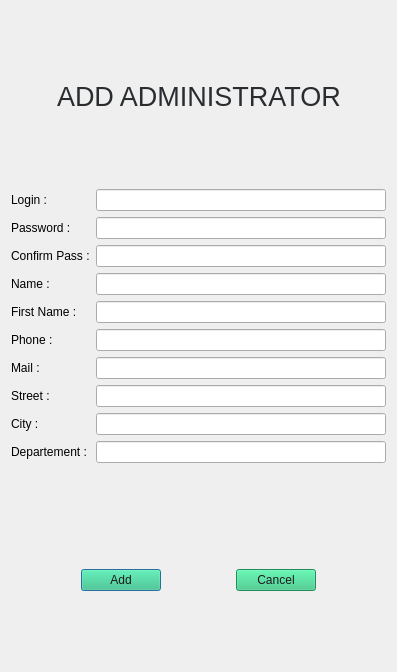
<?xml version="1.0" encoding="UTF-8"?>
<ui version="4.0">
 <class>DialogAddAdmin</class>
 <widget class="QDialog" name="DialogAddAdmin">
  <property name="geometry">
   <rect>
    <x>0</x>
    <y>0</y>
    <width>397</width>
    <height>672</height>
   </rect>
  </property>
  <property name="windowTitle">
   <string>Add Administrator</string>
  </property>
  <layout class="QVBoxLayout" name="verticalLayout">
   <item>
    <spacer name="verticalSpacer_4">
     <property name="orientation">
      <enum>Qt::Vertical</enum>
     </property>
     <property name="sizeHint" stdset="0">
      <size>
       <width>20</width>
       <height>53</height>
      </size>
     </property>
    </spacer>
   </item>
   <item>
    <layout class="QHBoxLayout" name="horizontalLayout">
     <item>
      <spacer name="horizontalSpacer_2">
       <property name="orientation">
        <enum>Qt::Horizontal</enum>
       </property>
       <property name="sizeHint" stdset="0">
        <size>
         <width>40</width>
         <height>20</height>
        </size>
       </property>
      </spacer>
     </item>
     <item>
      <widget class="QLabel" name="labelConnexion">
       <property name="font">
        <font>
         <pointsize>20</pointsize>
        </font>
       </property>
       <property name="toolTip">
        <string/>
       </property>
       <property name="styleSheet">
        <string notr="true">color: rgb(41, 45, 48);</string>
       </property>
       <property name="text">
        <string>ADD ADMINISTRATOR</string>
       </property>
      </widget>
     </item>
     <item>
      <spacer name="horizontalSpacer">
       <property name="orientation">
        <enum>Qt::Horizontal</enum>
       </property>
       <property name="sizeHint" stdset="0">
        <size>
         <width>40</width>
         <height>20</height>
        </size>
       </property>
      </spacer>
     </item>
    </layout>
   </item>
   <item>
    <spacer name="verticalSpacer">
     <property name="orientation">
      <enum>Qt::Vertical</enum>
     </property>
     <property name="sizeHint" stdset="0">
      <size>
       <width>20</width>
       <height>60</height>
      </size>
     </property>
    </spacer>
   </item>
   <item>
    <layout class="QFormLayout" name="formLayout">
     <item row="0" column="0">
      <widget class="QLabel" name="label">
       <property name="text">
        <string>Login :</string>
       </property>
      </widget>
     </item>
     <item row="3" column="0">
      <widget class="QLabel" name="label_2">
       <property name="text">
        <string>Name :</string>
       </property>
      </widget>
     </item>
     <item row="4" column="0">
      <widget class="QLabel" name="label_3">
       <property name="text">
        <string>First Name : </string>
       </property>
      </widget>
     </item>
     <item row="5" column="0">
      <widget class="QLabel" name="label_4">
       <property name="text">
        <string>Phone :</string>
       </property>
      </widget>
     </item>
     <item row="6" column="0">
      <widget class="QLabel" name="label_5">
       <property name="text">
        <string>Mail :</string>
       </property>
      </widget>
     </item>
     <item row="7" column="0">
      <widget class="QLabel" name="label_6">
       <property name="text">
        <string>Street :</string>
       </property>
      </widget>
     </item>
     <item row="0" column="1">
      <widget class="QLineEdit" name="lineEditLoginAddAdmin"/>
     </item>
     <item row="3" column="1">
      <widget class="QLineEdit" name="lineEditNameAddAdmin"/>
     </item>
     <item row="4" column="1">
      <widget class="QLineEdit" name="lineEditFNameAddAdmin"/>
     </item>
     <item row="5" column="1">
      <widget class="QLineEdit" name="lineEditPhoneAddAdmin"/>
     </item>
     <item row="6" column="1">
      <widget class="QLineEdit" name="lineEditMailAddAdmin"/>
     </item>
     <item row="7" column="1">
      <widget class="QLineEdit" name="lineEditStreetAddAdmin"/>
     </item>
     <item row="8" column="0">
      <widget class="QLabel" name="label_7">
       <property name="text">
        <string>City :</string>
       </property>
      </widget>
     </item>
     <item row="9" column="0">
      <widget class="QLabel" name="label_8">
       <property name="text">
        <string>Departement :</string>
       </property>
      </widget>
     </item>
     <item row="8" column="1">
      <widget class="QLineEdit" name="lineEditCityAddAdmin"/>
     </item>
     <item row="9" column="1">
      <widget class="QLineEdit" name="lineEditDepartementAddAdmin"/>
     </item>
     <item row="1" column="0">
      <widget class="QLabel" name="label_9">
       <property name="text">
        <string>Password :</string>
       </property>
      </widget>
     </item>
     <item row="1" column="1">
      <widget class="QLineEdit" name="lineEditPassAddAdmin">
       <property name="echoMode">
        <enum>QLineEdit::Password</enum>
       </property>
      </widget>
     </item>
     <item row="2" column="0">
      <widget class="QLabel" name="label_10">
       <property name="text">
        <string>Confirm Pass :</string>
       </property>
      </widget>
     </item>
     <item row="2" column="1">
      <widget class="QLineEdit" name="lineEditConfirmPassAddAdmin">
       <property name="echoMode">
        <enum>QLineEdit::Password</enum>
       </property>
      </widget>
     </item>
    </layout>
   </item>
   <item>
    <layout class="QHBoxLayout" name="horizontalLayout_3">
     <item>
      <spacer name="horizontalSpacer_6">
       <property name="orientation">
        <enum>Qt::Horizontal</enum>
       </property>
       <property name="sizeHint" stdset="0">
        <size>
         <width>40</width>
         <height>20</height>
        </size>
       </property>
      </spacer>
     </item>
     <item>
      <widget class="QLabel" name="labelError">
       <property name="font">
        <font>
         <pointsize>16</pointsize>
         <bold>true</bold>
        </font>
       </property>
       <property name="styleSheet">
        <string notr="true">color: rgb(255, 0, 0);</string>
       </property>
       <property name="text">
        <string/>
       </property>
      </widget>
     </item>
     <item>
      <spacer name="horizontalSpacer_7">
       <property name="orientation">
        <enum>Qt::Horizontal</enum>
       </property>
       <property name="sizeHint" stdset="0">
        <size>
         <width>40</width>
         <height>20</height>
        </size>
       </property>
      </spacer>
     </item>
    </layout>
   </item>
   <item>
    <spacer name="verticalSpacer_3">
     <property name="orientation">
      <enum>Qt::Vertical</enum>
     </property>
     <property name="sizeHint" stdset="0">
      <size>
       <width>20</width>
       <height>52</height>
      </size>
     </property>
    </spacer>
   </item>
   <item>
    <layout class="QHBoxLayout" name="horizontalLayout_2">
     <item>
      <spacer name="horizontalSpacer_4">
       <property name="orientation">
        <enum>Qt::Horizontal</enum>
       </property>
       <property name="sizeHint" stdset="0">
        <size>
         <width>40</width>
         <height>20</height>
        </size>
       </property>
      </spacer>
     </item>
     <item>
      <widget class="QPushButton" name="pushButtonAddAdministrator">
       <property name="styleSheet">
        <string notr="true">background-color: rgb(46, 194, 126);
color: rgb(27, 27, 29);</string>
       </property>
       <property name="text">
        <string>Add</string>
       </property>
      </widget>
     </item>
     <item>
      <spacer name="horizontalSpacer_3">
       <property name="orientation">
        <enum>Qt::Horizontal</enum>
       </property>
       <property name="sizeHint" stdset="0">
        <size>
         <width>40</width>
         <height>20</height>
        </size>
       </property>
      </spacer>
     </item>
     <item>
      <widget class="QPushButton" name="pushButtonCancelAddAdministrator">
       <property name="styleSheet">
        <string notr="true">background-color: rgb(46, 194, 126);
color: rgb(27, 27, 29);</string>
       </property>
       <property name="text">
        <string>Cancel</string>
       </property>
      </widget>
     </item>
     <item>
      <spacer name="horizontalSpacer_5">
       <property name="orientation">
        <enum>Qt::Horizontal</enum>
       </property>
       <property name="sizeHint" stdset="0">
        <size>
         <width>40</width>
         <height>20</height>
        </size>
       </property>
      </spacer>
     </item>
    </layout>
   </item>
   <item>
    <spacer name="verticalSpacer_2">
     <property name="orientation">
      <enum>Qt::Vertical</enum>
     </property>
     <property name="sizeHint" stdset="0">
      <size>
       <width>20</width>
       <height>40</height>
      </size>
     </property>
    </spacer>
   </item>
  </layout>
 </widget>
 <resources/>
 <connections/>
</ui>
